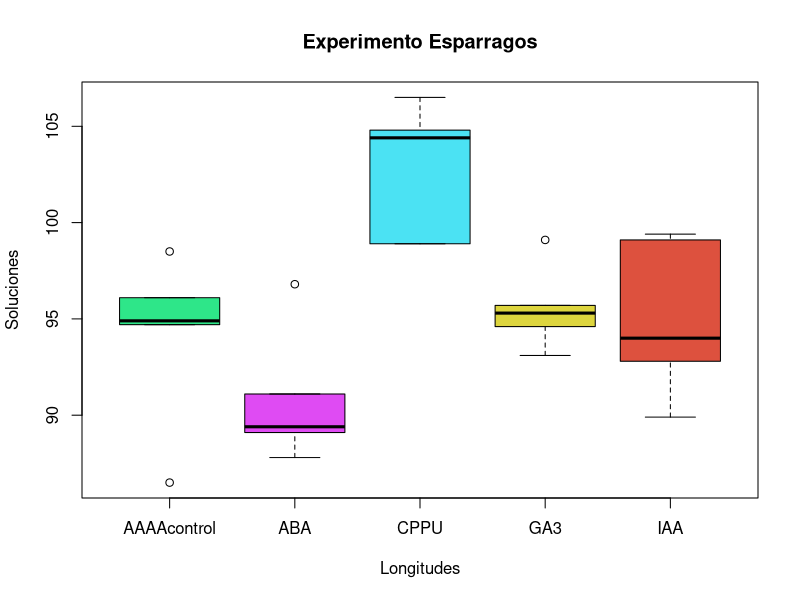
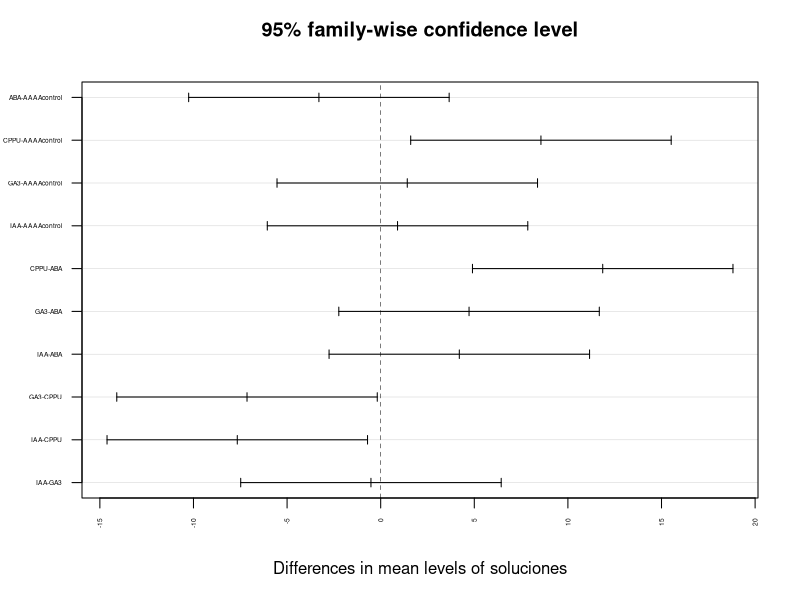
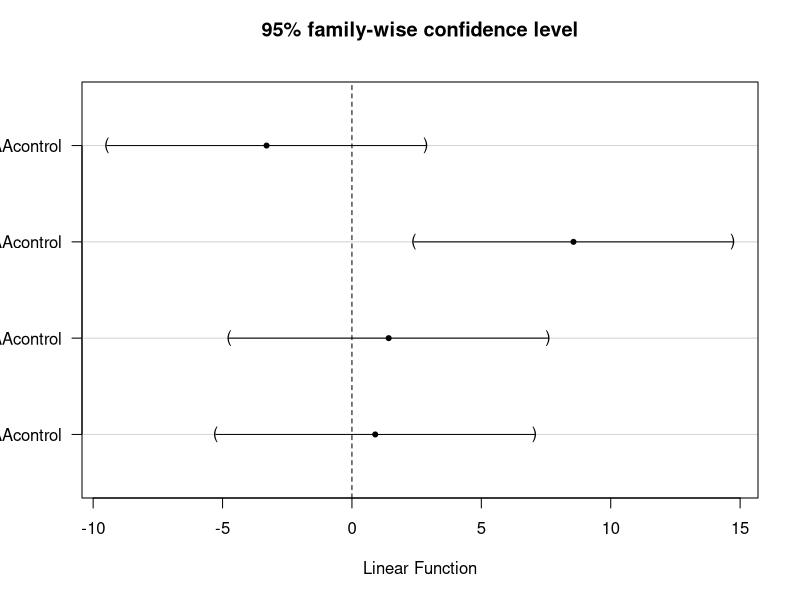

Generate these figures, in order, with R:
#Prueba de Tukey Dunnet 

#Hacer comparaciones de tratamientos
#Ver prueba de Dunnet 

#El efecto de los reguladores de crecimiento de las plantas sobre el alargamiento de esparr´agos fu´e investigado por 
#Yang-Gyu and Woolley (2006).
#La tasa de alargamiento de los tallos es un factor importante que determina el rendimiento 
#final de los esp´arragos en muchas condiciones clim´aticas
#templadas. Se cosecharon tallos de plantas de esp´arragos Jersey Giant
#de 6 a˜nos de edad cultivadas en una plantaci´on comercial en Bulls (latitud 40.2S, 
#longitud 175.4E), Nueva Zelanda. Los tallos fueron cosechados
#al azar y transportadas del campo al laboratorio para su investigaci´on.
#Despu´es de recortar a 80 mm de longitud, las tallos se sumergieron por
#completo durante 1 h en Soluciones acuosas de 10 mg l-1 de concentraci´on
#de ´acido indol-3-ac´etico (IAA), ´acido absc´ısico (ABA), GA3 o CPPU (Sitofex EC 2.0 %; 
#SKW, Trostberg, Alemania) en tubos de ensayo. Los tallos
#de control se sumergieron en agua destilada durante 1 h. El experimento
#fue un dise˜no completamente aleatorizado con cinco repeticiones (tallos)
#por tratamiento. Los datos resultantes (longitud final del tallo en mm) se
#muestran a continuaci´on:

################################################
### Entering data: studs ###
################################################
################################################
AAAAcontrol<-c(94.7,96.1,86.5,98.5,94.9)
IAA<-c(89.9,94.0,99.1,92.8,99.4)
ABA<-c(96.8,87.8,89.1,91.1,89.4)
GA3<-c(99.1,95.3,94.6,93.1,95.7)
CPPU<-c(104.4,98.9,98.9,106.5,104.8)
longitudes<-c(AAAAcontrol,IAA,ABA,GA3,CPPU)
soluciones<-rep(c("AAAAcontrol","IAA","ABA","GA3","CPPU"),
                each=5) #each para repetir datos

soluciones=factor(soluciones) #Factor - Que es esto?  

#marco de trabajo
datojesp = data.frame(longitudes, soluciones)

attach(datojesp)

#analisis descriptivo
boxplot(longitudes ~ soluciones,data=datojesp,col=c("#2EE689","#DF4BF3","#4BE2F3", "#DDD53E", "#DD513E")
        , xlab="Longitudes", ylab="Soluciones", main="Experimento Esparragos")

#crear modelo en este caso es ANOVA
modeloesp = aov(longitudes ~ soluciones, data = datojesp)
resumen_modeloesp = summary(modeloesp)
p_valor_aov = resumen_modeloesp[[1]][["Pr(>F)"]][1] #cargar el resumen del anova como variable y acceder al p-valor

if(p_valor_aov >= 0.05){
  print(paste("Existen pruebas suficientes para aceptar la hipotesis nula entonces 
        no hay diferencias significativas entre tratamientos con p valor (p >= 0.05): ", p_valor_aov))
} else {
  print(paste("Se rechaza la hipotesis nula si hay diferencias significativas entre tratamientos con p valor (p < 0.05): ", p_valor_aov))
}

#prueba de Tukey
#Es metodo compara parejas de medias y ver si existen diferencias significativas entre ellas
#elegir la hipotesis correcta y no elegir
#alguna debido solo por el azar, es para hacer comparaciones de pares.
#el metodo de Tukey nos dice si las diferencias observadas son mayores que las que
#se esperaria por azar.
#Da un forma de diferenciar las diferencias significativa a las debidas por el azar

prueba_tukey = TukeyHSD(modeloesp)
prueba_tukey #el p valor se compara con el nivel se significancia 0.05 por lo general

# Acceder a los valores-p
p_valores_tukey = prueba_tukey[["soluciones"]][, "p adj"]
p_valores_tukey

# Acceder a los valores-p
p_valores_tukey = prueba_tukey[["soluciones"]][, "p adj"]

# Acceder a los nombres de los tratamientos
nombres_tratamientos = rownames(prueba_tukey[["soluciones"]])

# Definir el nivel de significancia
alpha = 0.05

# Comparar los valores-p con el nivel de significancia
for (i in 1:length(p_valores_tukey)) {
  tratamiento1 = strsplit(nombres_tratamientos[i], "-")[[1]][1]
  tratamiento2 = strsplit(nombres_tratamientos[i], "-")[[1]][2]
  
  if (p_valores_tukey[i] < alpha) {
    cat("La diferencia entre el tratamiento", tratamiento1, "y el tratamiento", tratamiento2, "es estadísticamente significativa (p-valor =", 
        round(p_valores_tukey[i], 4), ")\n")
  } else {
    cat("La diferencia entre el tratamiento", tratamiento1, "y el tratamiento", tratamiento2, "no es estadísticamente significativa (p-valor =", 
        round(p_valores_tukey[i], 4), ")\n")
  }
}

plot(prueba_tukey, las = 2, cex.axis = 0.4) 

#Las lineas horizontales el intervalo de confianza del 95% para la diferencia entre dos medias de 
#tratamientos no intercepta el valor cero, entonces se considera que hay una 
#diferencia estadísticamente significativa entre esos dos tratamientos al nivel de confianza del 95%.

#Algunas pautas clave para interpretar el gráfico de la prueba de Tukey:
  
#Si el intervalo de confianza NO cruza el cero, hay una diferencia significativa entre esos dos tratamientos.
#Cuanto más alejado del cero esté el intervalo de confianza, mayor será la diferencia significativa.
#Si el intervalo de confianza cruza el cero, no hay evidencia suficiente para afirmar que existe una 
#diferencia significativa entre esos dos tratamientos.

#raya punteada justo en cero
#es un grafico de un intervalo de confianza y los no que tocan el valor cero indica que hay
#diferencias estadisticas de los tratamientos para este caso CPPU-ABA

#Hipotesis de la prueba de Tukey

#H  que la media de i es igual a media de j
#A que la media de i es diferente de media de j



#Prueba de Dunnet

#Esta prueba permite hacer comparaciones de los tratamientos o grupos con el
#control (Muestra no sometido a ningun tratamiento) y ver si existen
#diferencias significativas entre algunos tratamientos y el control

#install.packages("mvtnorm")
#install.packages("multcomp")
#install.packages("survival")

#Como cargar varias librerias en un sola linea de codigo
library("mvtnorm")
library("multcomp")
library("survival")

# Crear el objeto de contraste de Dunnett
dunnett_prueba = glht(modeloesp, linfct = mcp(soluciones = "Dunnett"), alternative = "two.sided")
resumen_dunnet = summary(dunnett_prueba)
resumen_dunnet

# Obtener los p-valores de la prueba de Dunnett
pvalores_dunnett <- summary(dunnett_prueba)$test$pvalues


# Obtener los nombres de los tratamientos (excepto el control)
nombres_tratamientos <- rownames(resumen_dunnet$test)[-1]

# Definir el nivel de significancia (comúnmente 0.05)
alpha <- 0.05

#nombres de los tratamientos
nombres_tratamientos <- levels(datojesp$soluciones)[-1]
nombres_tratamientos

for (i in 1:length(pvalores_dunnett)) {
  # Obtener el nombre del tratamiento actual
  nombre_tratamiento <- nombres_tratamientos[i]
  
  # Obtener el p-valor ajustado actual
  pvalor <- pvalores_dunnett[i]
  
  # Realizar la comparación con el control
  if (pvalor < alpha) {
    # Si el p-valor es menor que el nivel de significancia
    cat("El tratamiento", nombre_tratamiento, "- AAAAcontrol difiere significativamente del control.\n")
  } else {
    # Si el p-valor es mayor o igual que el nivel de significancia
    cat("El tratamiento", nombre_tratamiento, "- AAAAcontrol no difiere significativamente del control.\n")
  }
}

#Grafica de la prueba de Dunnet
plot(resumen_dunnet) #solo una tiene diferencias entre ellas
#he incluyendo el control
#Si el intervalo de confianza no se cruza con la linea vertical
#en cero, eso indica que existe diferencias significativas entre
#los tratamientos y el control para esta caso se observa diferencias
#significativas entre CPPU contra el tratamiento.

#Hipotesis de la prueba de Dunnet
#Hipotesis nula: cada tratamiento es igual al control
#Hipotesis alternativa: al menos alguno de los tratamientos es diferente al control
